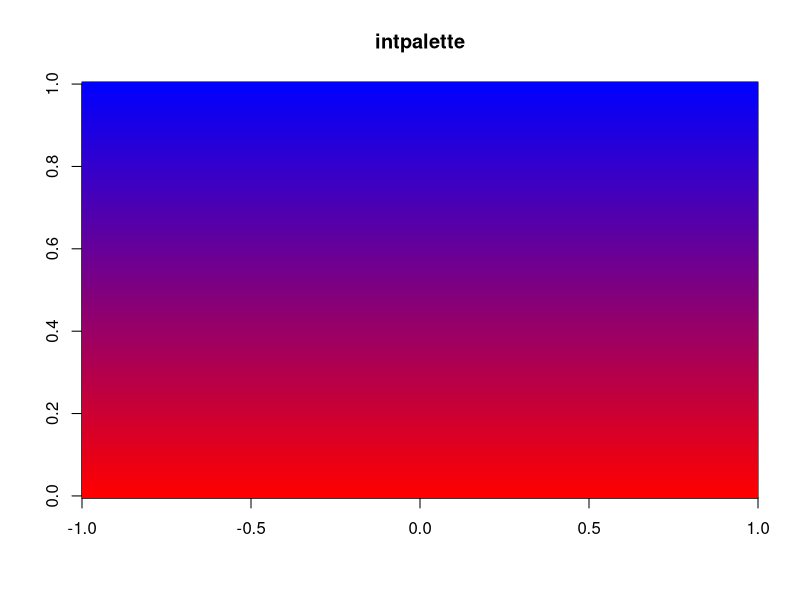
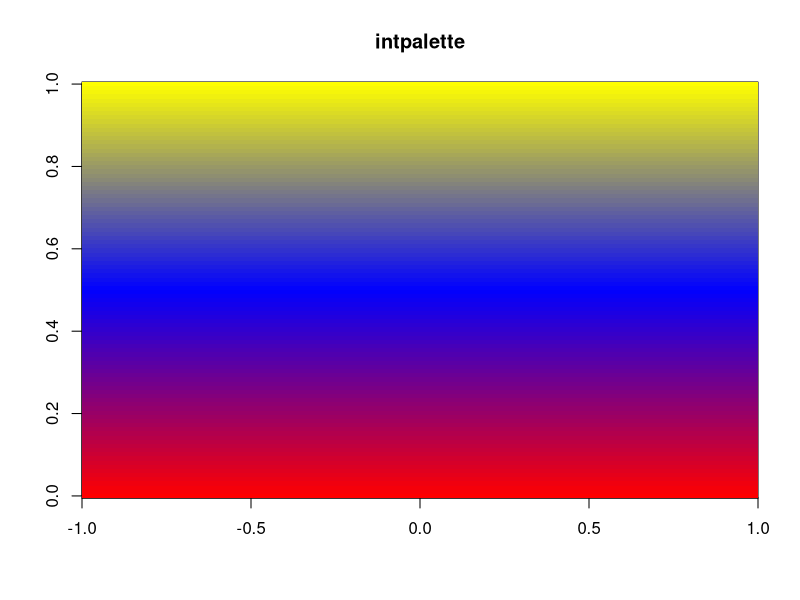

Source code (R) for these figures, in order:
library(shape)


### Name: intpalette
### Title: color palettes
### Aliases: intpalette
### Keywords: color

### ** Examples

intpalette(c("white", "black"), n = 10)
grey(seq(1, 0, length.out = 10))
image(matrix(nrow = 1,ncol = 100, data = 1:100),
      col = intpalette(c("red", "blue"), numcol = 100),
      main = "intpalette")
image(matrix(nrow = 1, ncol = 100, data = 1:100),
      col = intpalette(c("red", "blue", "yellow"), numcol = 100),
      main = "intpalette")
